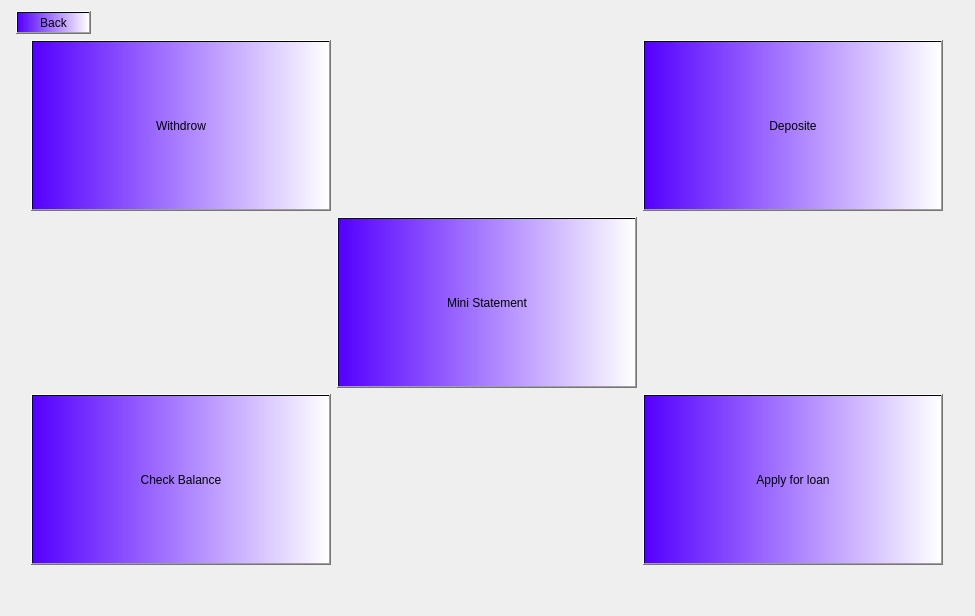
<?xml version="1.0" encoding="UTF-8"?>
<ui version="4.0">
 <class>CustomerOptions</class>
 <widget class="QDialog" name="CustomerOptions">
  <property name="geometry">
   <rect>
    <x>0</x>
    <y>0</y>
    <width>975</width>
    <height>616</height>
   </rect>
  </property>
  <property name="windowTitle">
   <string>Customer Portal</string>
  </property>
  <layout class="QGridLayout" name="gridLayout_2">
   <item row="0" column="0">
    <layout class="QVBoxLayout" name="verticalLayout">
     <item>
      <layout class="QHBoxLayout" name="horizontalLayout_2">
       <item>
        <spacer name="horizontalSpacer_4">
         <property name="orientation">
          <enum>Qt::Horizontal</enum>
         </property>
         <property name="sizeType">
          <enum>QSizePolicy::Minimum</enum>
         </property>
         <property name="sizeHint" stdset="0">
          <size>
           <width>5</width>
           <height>20</height>
          </size>
         </property>
        </spacer>
       </item>
       <item>
        <widget class="QPushButton" name="pushButton_back">
         <property name="styleSheet">
          <string notr="true">background-color: qlineargradient(spread:pad, x1:0, y1:0, x2:1, y2:0, stop:0 rgba(85, 0, 255, 255), stop:1 rgba(255, 255, 255, 255));
color: rgb(0, 0, 0);
font: 11pt &quot;Times New Roman&quot;;</string>
         </property>
         <property name="text">
          <string>Back</string>
         </property>
        </widget>
       </item>
       <item>
        <spacer name="horizontalSpacer">
         <property name="orientation">
          <enum>Qt::Horizontal</enum>
         </property>
         <property name="sizeHint" stdset="0">
          <size>
           <width>40</width>
           <height>20</height>
          </size>
         </property>
        </spacer>
       </item>
      </layout>
     </item>
     <item>
      <layout class="QHBoxLayout" name="horizontalLayout">
       <item>
        <spacer name="horizontalSpacer_2">
         <property name="orientation">
          <enum>Qt::Horizontal</enum>
         </property>
         <property name="sizeHint" stdset="0">
          <size>
           <width>40</width>
           <height>450</height>
          </size>
         </property>
        </spacer>
       </item>
       <item>
        <layout class="QGridLayout" name="gridLayout">
         <item row="4" column="2">
          <widget class="QPushButton" name="pushButton_loanReq">
           <property name="sizePolicy">
            <sizepolicy hsizetype="Preferred" vsizetype="Preferred">
             <horstretch>0</horstretch>
             <verstretch>0</verstretch>
            </sizepolicy>
           </property>
           <property name="minimumSize">
            <size>
             <width>300</width>
             <height>150</height>
            </size>
           </property>
           <property name="styleSheet">
            <string notr="true">background-color: qlineargradient(spread:pad, x1:0, y1:0, x2:1, y2:0, stop:0 rgba(85, 0, 255, 255), stop:1 rgba(255, 255, 255, 255));
color: rgb(0, 0, 0);
font: 15pt &quot;Times New Roman&quot;;</string>
           </property>
           <property name="text">
            <string>Apply for loan</string>
           </property>
          </widget>
         </item>
         <item row="2" column="0">
          <widget class="QPushButton" name="pushButton_withdrow">
           <property name="sizePolicy">
            <sizepolicy hsizetype="Preferred" vsizetype="Preferred">
             <horstretch>0</horstretch>
             <verstretch>0</verstretch>
            </sizepolicy>
           </property>
           <property name="minimumSize">
            <size>
             <width>300</width>
             <height>150</height>
            </size>
           </property>
           <property name="maximumSize">
            <size>
             <width>450</width>
             <height>200</height>
            </size>
           </property>
           <property name="styleSheet">
            <string notr="true">background-color: qlineargradient(spread:pad, x1:0, y1:0, x2:1, y2:0, stop:0 rgba(85, 0, 255, 255), stop:1 rgba(255, 255, 255, 255));
color: rgb(0, 0, 0);
font: 15pt &quot;Times New Roman&quot;;</string>
           </property>
           <property name="text">
            <string>Withdrow</string>
           </property>
          </widget>
         </item>
         <item row="4" column="0">
          <widget class="QPushButton" name="pushButton_bal">
           <property name="sizePolicy">
            <sizepolicy hsizetype="Preferred" vsizetype="Preferred">
             <horstretch>0</horstretch>
             <verstretch>0</verstretch>
            </sizepolicy>
           </property>
           <property name="minimumSize">
            <size>
             <width>300</width>
             <height>150</height>
            </size>
           </property>
           <property name="styleSheet">
            <string notr="true">background-color: qlineargradient(spread:pad, x1:0, y1:0, x2:1, y2:0, stop:0 rgba(85, 0, 255, 255), stop:1 rgba(255, 255, 255, 255));
color: rgb(0, 0, 0);
font: 15pt &quot;Times New Roman&quot;;</string>
           </property>
           <property name="text">
            <string>Check Balance</string>
           </property>
          </widget>
         </item>
         <item row="2" column="2">
          <widget class="QPushButton" name="pushButton_deposite">
           <property name="sizePolicy">
            <sizepolicy hsizetype="Preferred" vsizetype="Preferred">
             <horstretch>0</horstretch>
             <verstretch>0</verstretch>
            </sizepolicy>
           </property>
           <property name="minimumSize">
            <size>
             <width>300</width>
             <height>150</height>
            </size>
           </property>
           <property name="maximumSize">
            <size>
             <width>450</width>
             <height>200</height>
            </size>
           </property>
           <property name="styleSheet">
            <string notr="true">background-color: qlineargradient(spread:pad, x1:0, y1:0, x2:1, y2:0, stop:0 rgba(85, 0, 255, 255), stop:1 rgba(255, 255, 255, 255));
color: rgb(0, 0, 0);
font: 15pt &quot;Times New Roman&quot;;</string>
           </property>
           <property name="text">
            <string>Deposite</string>
           </property>
          </widget>
         </item>
         <item row="3" column="1">
          <widget class="QPushButton" name="pushButton_mini">
           <property name="sizePolicy">
            <sizepolicy hsizetype="Preferred" vsizetype="Preferred">
             <horstretch>0</horstretch>
             <verstretch>0</verstretch>
            </sizepolicy>
           </property>
           <property name="minimumSize">
            <size>
             <width>300</width>
             <height>150</height>
            </size>
           </property>
           <property name="maximumSize">
            <size>
             <width>450</width>
             <height>200</height>
            </size>
           </property>
           <property name="styleSheet">
            <string notr="true">background-color: qlineargradient(spread:pad, x1:0, y1:0, x2:1, y2:0, stop:0 rgba(85, 0, 255, 255), stop:1 rgba(255, 255, 255, 255));
color: rgb(0, 0, 0);
font: 15pt &quot;Times New Roman&quot;;</string>
           </property>
           <property name="text">
            <string>Mini Statement</string>
           </property>
          </widget>
         </item>
        </layout>
       </item>
       <item>
        <spacer name="horizontalSpacer_3">
         <property name="orientation">
          <enum>Qt::Horizontal</enum>
         </property>
         <property name="sizeHint" stdset="0">
          <size>
           <width>40</width>
           <height>20</height>
          </size>
         </property>
        </spacer>
       </item>
      </layout>
     </item>
     <item>
      <spacer name="verticalSpacer">
       <property name="orientation">
        <enum>Qt::Vertical</enum>
       </property>
       <property name="sizeType">
        <enum>QSizePolicy::Fixed</enum>
       </property>
       <property name="sizeHint" stdset="0">
        <size>
         <width>20</width>
         <height>40</height>
        </size>
       </property>
      </spacer>
     </item>
    </layout>
   </item>
  </layout>
 </widget>
 <resources/>
 <connections/>
</ui>
